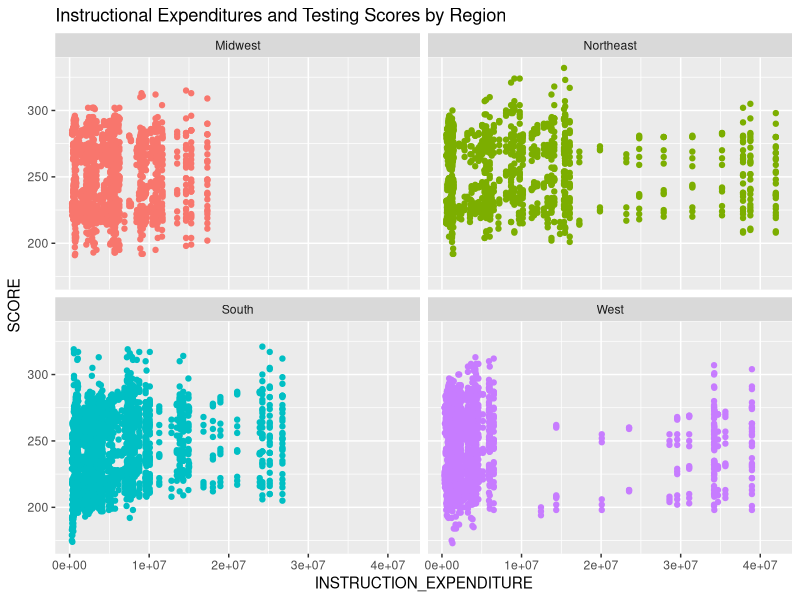
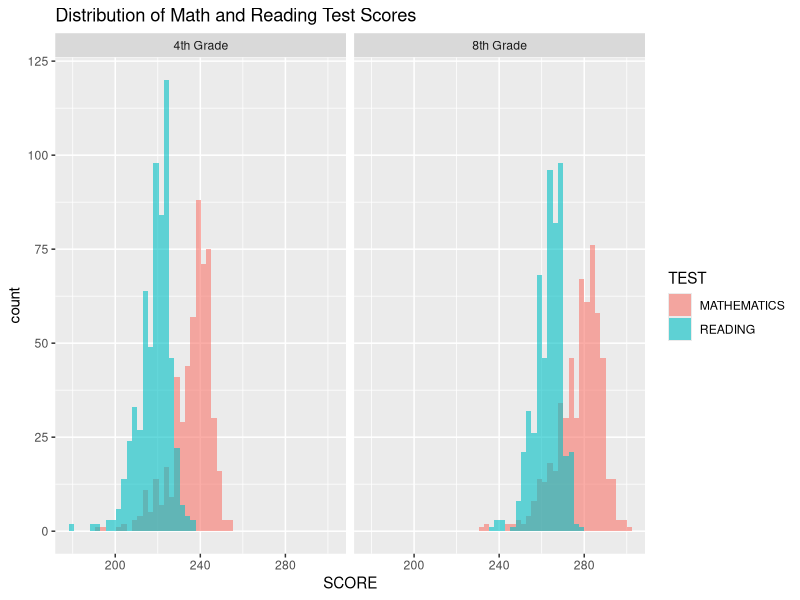
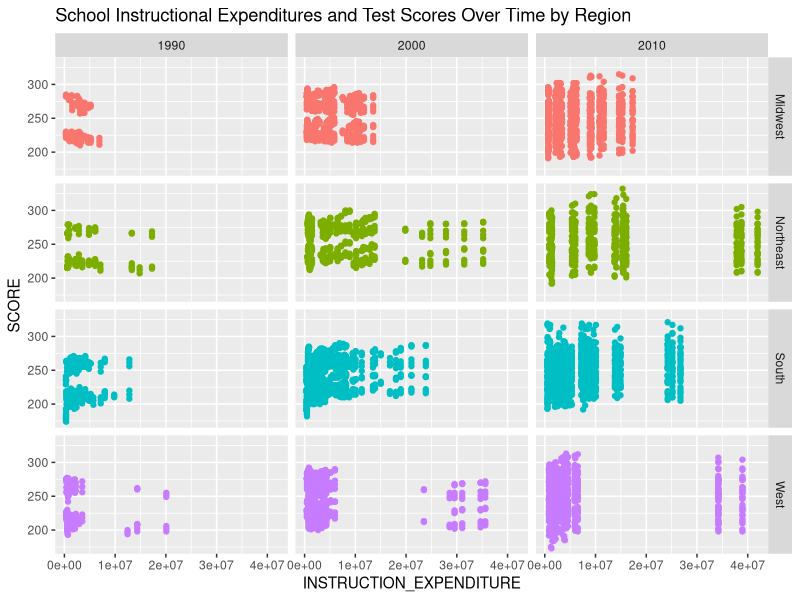
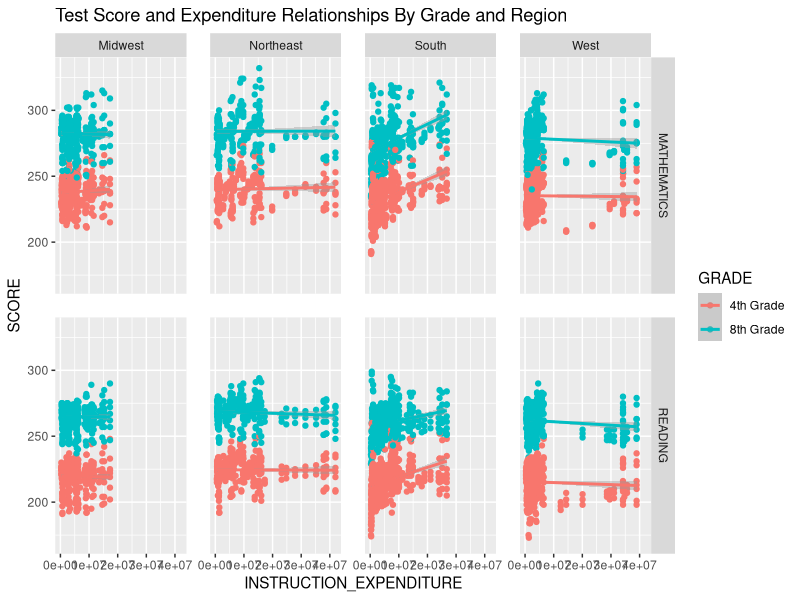
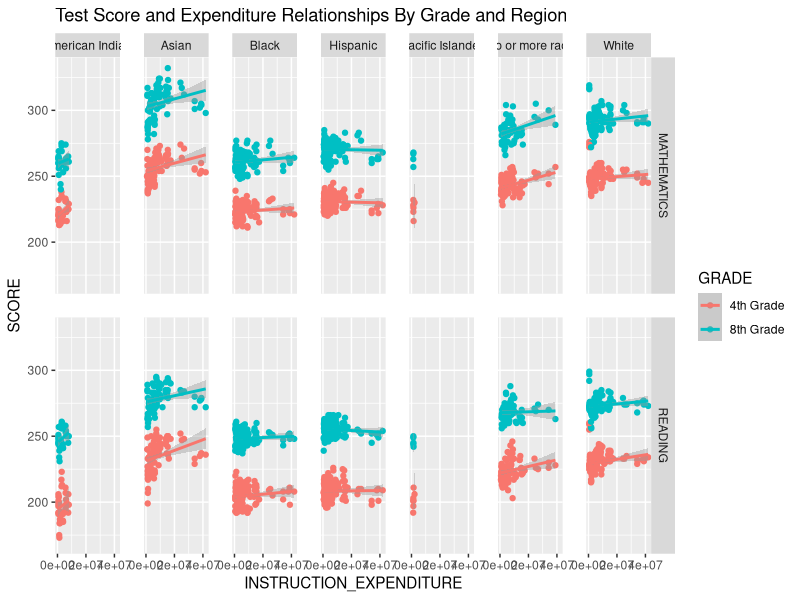
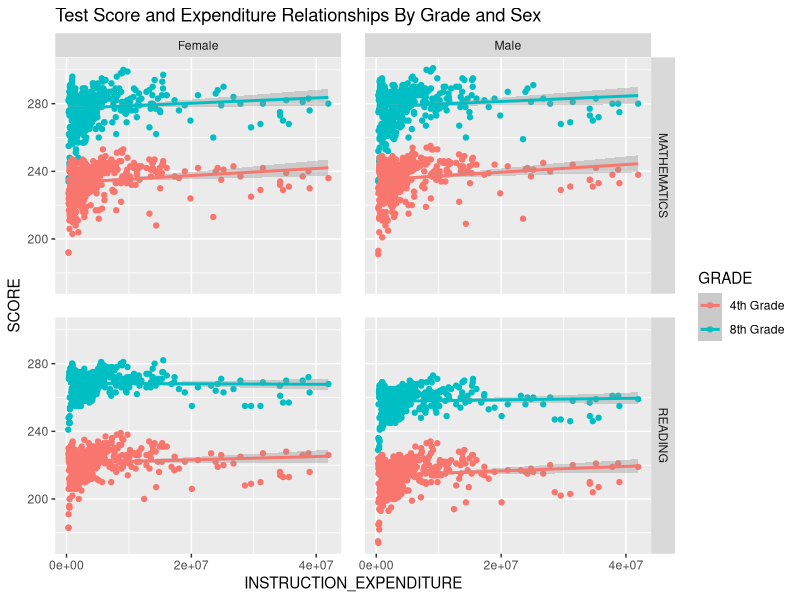
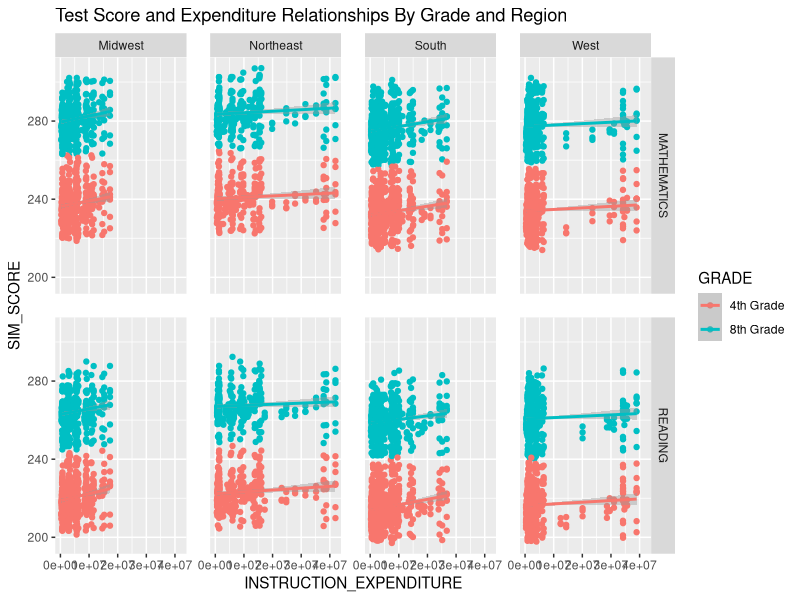
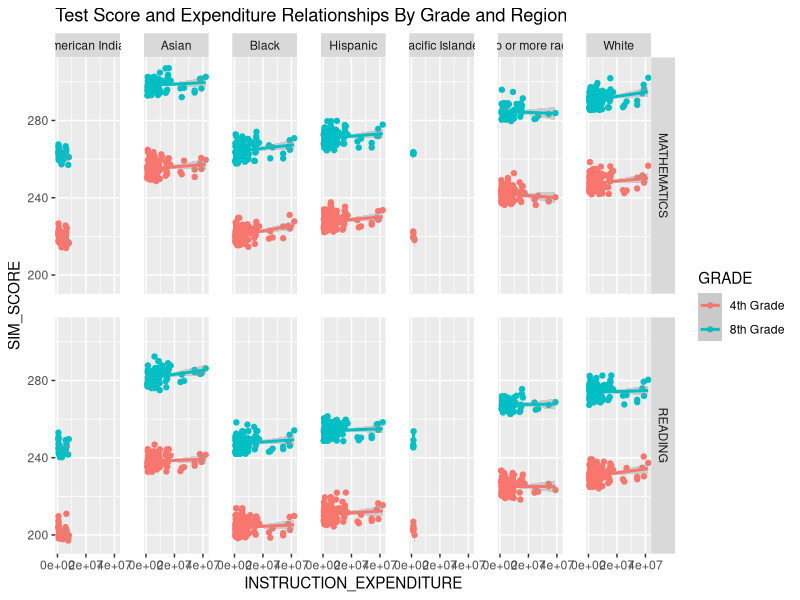

Source code (R) for these figures, in order:
## ---- chunk 1
knitr::opts_chunk$set(echo = FALSE, fig.align = 'center', message = FALSE, warning = FALSE)
## ---- chunk 2
library(readxl)
library(tidyverse)
library(gridExtra)
## ---- chunk 3
schools <- read_excel(here::here("data", "US_schools_data.xlsx"))
## ---- chunk 4
# Select the relevant columns
schools <- schools %>% 
  select(PRIMARY_KEY, ends_with(c("EXPENDITURE", "READING", "MATHEMATICS")))
## ---- chunk 5
# Split primary key
schools <- schools %>% 
  mutate(
    YEAR = as.integer(str_extract(PRIMARY_KEY, "^\\d{4}")),
    STATE = str_extract(PRIMARY_KEY, "(?<=\\d{4}_).*")
  ) %>%
  select(YEAR, STATE, TOTAL_EXPENDITURE:G08_TR_A_MATHEMATICS) 
## ---- chunk 6
# Pivot longer
schools <- schools %>% 
  pivot_longer(
    cols = ends_with(c("MATHEMATICS", "READING")),
    names_to = c("GRADE", "RACE", "SEX", "TEST"),
    values_to = "SCORE",
    names_sep = "_"
  )
## ---- chunk 7
# Seperate into regions
# Note: DODEA stands for "Department of Defense Education Activity," which are 
# DoD sponsored schools located in Virginia. Due to this, DODEA is put into 
# the same geographic region as Virginia.
# Additionally, National is grouped into its own region.

northeast <- c("MAINE", "NEW_HAMPHSIRE", "VERMONT", "MASSACHUSETTS", "RHODE_ISLAND", "CONNECTICUT", "NEW_YORK", "NEW_JERSEY", "PENNSYLVANIA")
midwest <- c("OHIO", "MICHIGAN", "INDIANA", "WISCONSIN", "ILLINOIS", "MINNESOTA", "IOWA", "MISSOURI", "NORTH_DAKOTA", "SOUTH_DAKOTA", "NEBRASKA", "KANSAS")
south <- c("DELAWARE", "MARYLAND", "VIRGINIA", "WEST_VIRGINIA", "KENTUCKY", "NORTH_CAROLINA", "SOUTH_CAROLINA", "TENNESSEE", "GEORGIA", "FLORIDA", "ALABAMA", "MISSISSIPPI", "ARKANSAS", "LOUISIANA", "TEXAS", "OKLAHOMA", "DISTRICT_OF_COLUMBIA")
west <- c("MONTANA", "IDAHO", "WYOMING", "COLORADO", "NEW_MEXICO", "ARIZONA", "UTAH", "NEVADA", "CALIFORNIA", "OREGON", "WASHINGTON", "ALASKA", "HAWAII")


schools <- schools %>%
  mutate(
    REGION = as.factor(case_when(
      STATE %in% northeast ~ "Northeast",
      STATE %in% midwest ~ "Midwest",
      STATE %in% south ~ "South",
      STATE %in% west ~ "West",
      STATE=="NATIONAL" ~ "NATIONAL"
    )),
    SEX = as.factor(SEX),
    RACE = as.factor(RACE)
  )
# Write more on later: grouping based off geography is significant as geography correlates with lots of significant factors, such as political views of population, major industries, etc.
## ---- chunk 8
schools %>% distinct(RACE)
## ---- chunk 9
# Additional cleaning here maybe lmao
schools <- schools %>%
  filter(!is.na(SCORE)) %>%
  filter(REGION != "NATIONAL") %>%
  mutate(RACE=fct_recode(RACE,
                         All="A",
                         White="WH",
                         Black="BL",
                         Hispanic="HI",
                         Asian="AS",
                         `American Indian`="AM",
                         `Pacific Islander`="HP",
                         `Two or more races`="TR"),
         SEX = fct_recode(SEX, All="A", Male="M", Female="F"),
         GRADE = fct_recode(GRADE, `8th Grade`="G08", `4th Grade`="G04"))
## ---- chunk 10
# Excluding National: nothing significant about National here

schools %>%
  filter(REGION!="NATIONAL", !is.na(INSTRUCTION_EXPENDITURE) & !is.na(SCORE)) %>%
  ggplot(mapping=aes(color=REGION)) +
  geom_point(mapping=aes(y=SCORE, x=INSTRUCTION_EXPENDITURE), show.legend=FALSE) +
  facet_wrap(~ REGION, ncol = 2) +
  labs(title = "Instructional Expenditures and Testing Scores by Region")
## ---- chunk 11
schools %>%
  filter(RACE=="All", SEX=="All") %>%
  ggplot(aes(x=SCORE, fill=TEST)) + 
  geom_histogram(alpha=0.6, position="identity", bins = 50) +
  facet_wrap(~GRADE) +
  labs(title = "Distribution of Math and Reading Test Scores")
## ---- chunk 12
schools %>%
  filter(REGION!="NATIONAL", !is.na(INSTRUCTION_EXPENDITURE) & !is.na(SCORE)) %>%
  mutate(
    DECADE = floor(YEAR/10) * 10
  ) %>%
  ggplot(mapping=aes(color=REGION)) +
  geom_point(mapping=aes(y=SCORE, x=INSTRUCTION_EXPENDITURE), show.legend=FALSE) +
  facet_grid(REGION ~ DECADE) +
  labs(title = "School Instructional Expenditures and Test Scores Over Time by Region")
## ---- chunk 13
# Model Reading
schools.lm = lm(SCORE~INSTRUCTION_EXPENDITURE,
                data=filter(.data=schools, TEST == "READING"))
broom::glance(schools.lm)$r.squared
## ---- chunk 14
# Model Mathematics

schools.lm = lm(SCORE~INSTRUCTION_EXPENDITURE,
                data=filter(.data=schools, TEST == "MATHEMATICS"))
broom::glance(schools.lm)$r.squared
## ---- chunk 15
# Modeling both tests

schools.lm = lm(SCORE~TEST+INSTRUCTION_EXPENDITURE, data=schools)
broom::glance(schools.lm)$r.squared
## ---- chunk 16
# Modeling with additional variables

schools.lm = lm(SCORE~TEST+INSTRUCTION_EXPENDITURE+YEAR, data=schools)
broom::glance(schools.lm)$r.squared
## ---- chunk 17
# Modeling with additional variables

schools.lm = lm(SCORE~TEST+INSTRUCTION_EXPENDITURE+YEAR, data=schools)
broom::glance(schools.lm)$adj.r.squared
## ---- chunk 18
# Modeling with additional variables

schools.lm = lm(SCORE~TEST+INSTRUCTION_EXPENDITURE+YEAR+GRADE, data=schools)
broom::glance(schools.lm)$adj.r.squared
## ---- chunk 19
# Modeling with additional variables

schools.lm = lm(SCORE~TEST+INSTRUCTION_EXPENDITURE+YEAR+SEX, data=schools)
broom::glance(schools.lm)$adj.r.squared
## ---- chunk 20
# Modeling with additional variables

schools.lm = lm(SCORE~TEST+INSTRUCTION_EXPENDITURE+YEAR+RACE, data=schools)
broom::glance(schools.lm)$adj.r.squared
## ---- chunk 21
# Modeling with additional variables

schools.lm = lm(SCORE~TEST+INSTRUCTION_EXPENDITURE+YEAR+REGION, data=schools)
broom::glance(schools.lm)$adj.r.squared
## ---- chunk 22
# Modeling with additional variables

schools.lm = lm(SCORE~TEST+INSTRUCTION_EXPENDITURE+YEAR+GRADE+SEX, data=schools)
broom::glance(schools.lm)$adj.r.squared
## ---- chunk 23
# Modeling with additional variables

schools.lm = lm(SCORE~TEST+INSTRUCTION_EXPENDITURE+YEAR+GRADE+RACE, data=schools)
broom::glance(schools.lm)$adj.r.squared
## ---- chunk 24
# Modeling with additional variables

schools.lm = lm(SCORE~TEST+INSTRUCTION_EXPENDITURE+YEAR+GRADE+REGION, data=schools)
broom::glance(schools.lm)$adj.r.squared
## ---- chunk 25
# Modeling with additional variables

schools.lm = lm(SCORE~TEST+INSTRUCTION_EXPENDITURE+YEAR+GRADE+RACE+SEX, data=schools)
broom::glance(schools.lm)$adj.r.squared
## ---- chunk 26
# Modeling with additional variables

schools.lm = lm(SCORE~TEST+INSTRUCTION_EXPENDITURE+YEAR+GRADE+RACE+REGION, data=schools)
broom::glance(schools.lm)$adj.r.squared
## ---- chunk 27
# Modeling with additional variables

schools.lm = lm(SCORE~TEST+INSTRUCTION_EXPENDITURE+YEAR+GRADE+RACE+REGION+SEX, data=schools)
broom::glance(schools.lm)$adj.r.squared
## ---- chunk 28
schools %>% filter(SEX != "A") %>% ggplot(mapping=aes(x=INSTRUCTION_EXPENDITURE, y=SCORE, color=GRADE)) +
  facet_grid(TEST~REGION) +
  geom_point() +
  geom_smooth(method = "lm", mapping=aes()) +
  labs(title = "Test Score and Expenditure Relationships By Grade and Region") +
  theme(panel.spacing.x = unit(6, "mm"), panel.spacing.y = unit(6, "mm"))
## ---- chunk 29
schools %>% filter(RACE != "All") %>% ggplot(mapping=aes(x=INSTRUCTION_EXPENDITURE, y=SCORE, color=GRADE)) +
  facet_grid(TEST~RACE) +
  geom_point() +
  geom_smooth(method = "lm", mapping=aes()) + 
  scale_x_continuous(n.breaks = 3) +
  labs(title = "Test Score and Expenditure Relationships By Grade and Region") +
  theme(panel.spacing.x = unit(6, "mm"), panel.spacing.y = unit(6, "mm"))
## ---- chunk 30
schools %>% filter(SEX != "All") %>% ggplot(mapping=aes(x=INSTRUCTION_EXPENDITURE, y=SCORE, color=GRADE)) +
  facet_grid(TEST~SEX) +
  geom_point() +
  geom_smooth(method = "lm", mapping=aes()) + 
  scale_x_continuous(n.breaks = 3) +
  labs(title = "Test Score and Expenditure Relationships By Grade and Sex") +
  theme(panel.spacing.x = unit(6, "mm"), panel.spacing.y = unit(6, "mm"))
## ---- chunk 31
schools <- schools %>% mutate(
  SIM_SCORE = predict(schools.lm, newdata = schools)
               + rnorm(length(schools), sd=sqrt(sigma(schools.lm)))
)
## ---- chunk 32
schools %>% filter(SEX != "A") %>% ggplot(mapping=aes(x=INSTRUCTION_EXPENDITURE, y=SIM_SCORE, color=GRADE)) +
  facet_grid(TEST~REGION) +
  geom_point() +
  geom_smooth(method = "lm", mapping=aes()) +
  labs(title = "Test Score and Expenditure Relationships By Grade and Region") +
  theme(panel.spacing.x = unit(6, "mm"), panel.spacing.y = unit(6, "mm"))
## ---- chunk 33
schools %>% filter(RACE != "All") %>% ggplot(mapping=aes(x=INSTRUCTION_EXPENDITURE, y=SIM_SCORE, color=GRADE)) +
  facet_grid(TEST~RACE) +
  geom_point() +
  geom_smooth(method = "lm", mapping=aes()) + 
  scale_x_continuous(n.breaks = 3) +
  labs(title = "Test Score and Expenditure Relationships By Grade and Region") +
  theme(panel.spacing.x = unit(6, "mm"), panel.spacing.y = unit(6, "mm"))
## ---- chunk 34
schools %>% filter(SEX != "All") %>% ggplot(mapping=aes(x=INSTRUCTION_EXPENDITURE, y=SIM_SCORE, color=GRADE)) +
  facet_grid(TEST~SEX) +
  geom_point() +
  geom_smooth(method = "lm", mapping=aes()) + 
  scale_x_continuous(n.breaks = 3) +
  labs(title = "Test Score and Expenditure Relationships By Grade and Sex") +
  theme(panel.spacing.x = unit(6, "mm"), panel.spacing.y = unit(6, "mm"))
## ---- chunk 35
# TODO: ESHLEY Add units to Instruction Expenditure (INSTRUCTION_EXPENDITURE)
# TODO: ESHLEY Make gridArrange work with a shared legend (https://www.rdocumentation.org/packages/lemon/versions/0.4.5/topics/grid_arrange_shared_legend)
 
obs_plot <- schools %>% ggplot(mapping=aes(x=INSTRUCTION_EXPENDITURE, y=SCORE, color=GRADE)) +
  geom_point() +
  geom_smooth(method = "lm") +
  scale_y_continuous(limits=c(180, 320)) +
  labs(title = "Observed Scores", y = "Observed Scores") +
  theme(legend.position = "None")

sim_plot <- schools %>% ggplot(mapping=aes(x=INSTRUCTION_EXPENDITURE, y=SIM_SCORE, color=GRADE)) +
  geom_point() +
  geom_smooth(method = "lm") +
  scale_y_continuous(limits=c(180, 320)) +
  labs(title = "Simulated Scores") +
  theme(axis.text.y = element_blank(),
        axis.title.y = element_blank(),
        axis.ticks.y = element_blank())

grid.arrange(obs_plot, sim_plot, ncol=2)
## ---- chunk 36
get_sim_r_sq <- function(n){
  simulated <- predict(schools.lm, newdata = schools) +
    rnorm(length(schools), sd=sqrt(sigma(schools.lm)))
  return(broom::glance(lm(schools$SCORE ~ simulated))$r.squared)
}

n_sims <- 1000
simulation_results <- tibble(`R Squared`=as_vector(map(1:n_sims, get_sim_r_sq)))
## ---- chunk 37
mean_r_sq <- mean(simulation_results$`R Squared`)

simulation_results %>%
  ggplot(mapping = aes(x=`R Squared`)) +
  geom_histogram(bins=50) +
  geom_vline(xintercept=mean_r_sq, color="Orange") +
  annotate("text", x=mean_r_sq+0.0015, y=n_sims*0.025,
           label=format(mean_r_sq, digits=3), color="Orange", size=5) +
  labs(title = "Distribution of Percent of Observed Variation explained by Model")
